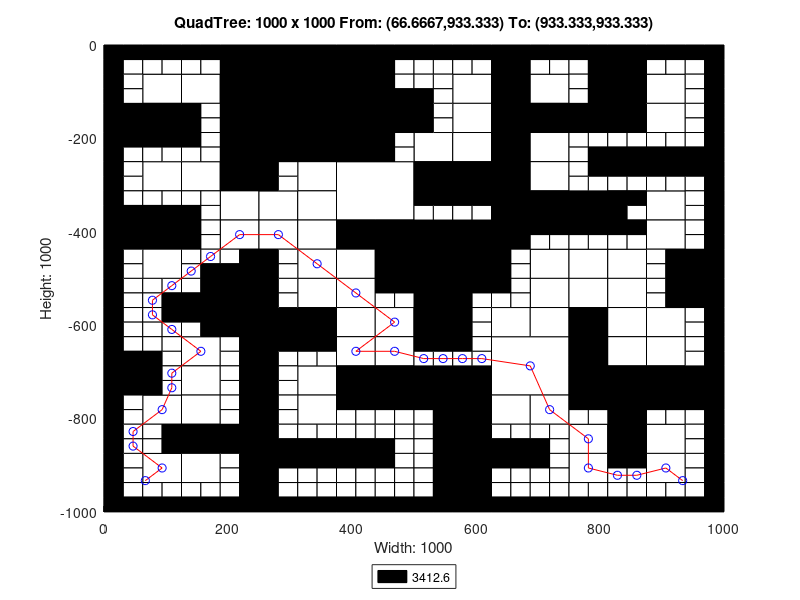

Recreate this plot in MATLAB.
axis([0 1000 -1000 0]);
title('QuadTree: 1000 x 1000 From: (66.6667,933.333) To: (933.333,933.333)');
xlabel('Width: 1000');
ylabel('Height: 1000');
rectangle('Position',[250 -125 125 125], 'FaceColor',[0 0 0]);
rectangle('Position',[250 -250 125 125], 'FaceColor',[0 0 0]);
rectangle('Position',[375 -375 125 125], 'FaceColor',[1 1 1]);
rectangle('Position',[500 -500 125 125], 'FaceColor',[0 0 0]);
rectangle('Position',[625 -750 125 125], 'FaceColor',[1 1 1]);
rectangle('Position',[62.5 -125 62.5 62.5], 'FaceColor',[1 1 1]);
rectangle('Position',[187.5 -62.5 62.5 62.5], 'FaceColor',[0 0 0]);
rectangle('Position',[125 -125 62.5 62.5], 'FaceColor',[1 1 1]);
rectangle('Position',[187.5 -125 62.5 62.5], 'FaceColor',[0 0 0]);
rectangle('Position',[0 -187.5 62.5 62.5], 'FaceColor',[0 0 0]);
rectangle('Position',[62.5 -187.5 62.5 62.5], 'FaceColor',[0 0 0]);
rectangle('Position',[187.5 -187.5 62.5 62.5], 'FaceColor',[0 0 0]);
rectangle('Position',[187.5 -250 62.5 62.5], 'FaceColor',[0 0 0]);
rectangle('Position',[375 -62.5 62.5 62.5], 'FaceColor',[0 0 0]);
rectangle('Position',[375 -125 62.5 62.5], 'FaceColor',[0 0 0]);
rectangle('Position',[375 -187.5 62.5 62.5], 'FaceColor',[0 0 0]);
rectangle('Position',[437.5 -187.5 62.5 62.5], 'FaceColor',[0 0 0]);
rectangle('Position',[375 -250 62.5 62.5], 'FaceColor',[0 0 0]);
rectangle('Position',[62.5 -312.5 62.5 62.5], 'FaceColor',[1 1 1]);
rectangle('Position',[125 -312.5 62.5 62.5], 'FaceColor',[1 1 1]);
rectangle('Position',[187.5 -312.5 62.5 62.5], 'FaceColor',[0 0 0]);
rectangle('Position',[187.5 -375 62.5 62.5], 'FaceColor',[1 1 1]);
rectangle('Position',[0 -437.5 62.5 62.5], 'FaceColor',[0 0 0]);
rectangle('Position',[62.5 -437.5 62.5 62.5], 'FaceColor',[0 0 0]);
rectangle('Position',[62.5 -500 62.5 62.5], 'FaceColor',[1 1 1]);
rectangle('Position',[187.5 -437.5 62.5 62.5], 'FaceColor',[1 1 1]);
rectangle('Position',[312.5 -312.5 62.5 62.5], 'FaceColor',[1 1 1]);
rectangle('Position',[250 -375 62.5 62.5], 'FaceColor',[1 1 1]);
rectangle('Position',[312.5 -375 62.5 62.5], 'FaceColor',[1 1 1]);
rectangle('Position',[250 -437.5 62.5 62.5], 'FaceColor',[1 1 1]);
rectangle('Position',[312.5 -437.5 62.5 62.5], 'FaceColor',[1 1 1]);
rectangle('Position',[312.5 -500 62.5 62.5], 'FaceColor',[1 1 1]);
rectangle('Position',[375 -437.5 62.5 62.5], 'FaceColor',[0 0 0]);
rectangle('Position',[437.5 -437.5 62.5 62.5], 'FaceColor',[0 0 0]);
rectangle('Position',[375 -500 62.5 62.5], 'FaceColor',[1 1 1]);
rectangle('Position',[437.5 -500 62.5 62.5], 'FaceColor',[0 0 0]);
rectangle('Position',[562.5 -125 62.5 62.5], 'FaceColor',[1 1 1]);
rectangle('Position',[625 -62.5 62.5 62.5], 'FaceColor',[0 0 0]);
rectangle('Position',[625 -125 62.5 62.5], 'FaceColor',[0 0 0]);
rectangle('Position',[687.5 -125 62.5 62.5], 'FaceColor',[1 1 1]);
rectangle('Position',[562.5 -187.5 62.5 62.5], 'FaceColor',[1 1 1]);
rectangle('Position',[500 -250 62.5 62.5], 'FaceColor',[1 1 1]);
rectangle('Position',[562.5 -250 62.5 62.5], 'FaceColor',[1 1 1]);
rectangle('Position',[625 -187.5 62.5 62.5], 'FaceColor',[0 0 0]);
rectangle('Position',[687.5 -187.5 62.5 62.5], 'FaceColor',[0 0 0]);
rectangle('Position',[625 -250 62.5 62.5], 'FaceColor',[0 0 0]);
rectangle('Position',[687.5 -250 62.5 62.5], 'FaceColor',[1 1 1]);
rectangle('Position',[812.5 -62.5 62.5 62.5], 'FaceColor',[0 0 0]);
rectangle('Position',[812.5 -125 62.5 62.5], 'FaceColor',[0 0 0]);
rectangle('Position',[875 -125 62.5 62.5], 'FaceColor',[1 1 1]);
rectangle('Position',[750 -187.5 62.5 62.5], 'FaceColor',[0 0 0]);
rectangle('Position',[812.5 -187.5 62.5 62.5], 'FaceColor',[0 0 0]);
rectangle('Position',[875 -187.5 62.5 62.5], 'FaceColor',[1 1 1]);
rectangle('Position',[500 -312.5 62.5 62.5], 'FaceColor',[0 0 0]);
rectangle('Position',[562.5 -312.5 62.5 62.5], 'FaceColor',[0 0 0]);
rectangle('Position',[625 -312.5 62.5 62.5], 'FaceColor',[0 0 0]);
rectangle('Position',[687.5 -312.5 62.5 62.5], 'FaceColor',[1 1 1]);
rectangle('Position',[625 -375 62.5 62.5], 'FaceColor',[0 0 0]);
rectangle('Position',[687.5 -375 62.5 62.5], 'FaceColor',[0 0 0]);
rectangle('Position',[625 -437.5 62.5 62.5], 'FaceColor',[0 0 0]);
rectangle('Position',[687.5 -500 62.5 62.5], 'FaceColor',[1 1 1]);
rectangle('Position',[750 -375 62.5 62.5], 'FaceColor',[0 0 0]);
rectangle('Position',[875 -375 62.5 62.5], 'FaceColor',[1 1 1]);
rectangle('Position',[750 -500 62.5 62.5], 'FaceColor',[1 1 1]);
rectangle('Position',[812.5 -500 62.5 62.5], 'FaceColor',[1 1 1]);
rectangle('Position',[875 -437.5 62.5 62.5], 'FaceColor',[1 1 1]);
rectangle('Position',[937.5 -500 62.5 62.5], 'FaceColor',[0 0 0]);
rectangle('Position',[187.5 -562.5 62.5 62.5], 'FaceColor',[0 0 0]);
rectangle('Position',[187.5 -625 62.5 62.5], 'FaceColor',[0 0 0]);
rectangle('Position',[0 -750 62.5 62.5], 'FaceColor',[0 0 0]);
rectangle('Position',[125 -687.5 62.5 62.5], 'FaceColor',[1 1 1]);
rectangle('Position',[125 -750 62.5 62.5], 'FaceColor',[1 1 1]);
rectangle('Position',[312.5 -562.5 62.5 62.5], 'FaceColor',[1 1 1]);
rectangle('Position',[250 -625 62.5 62.5], 'FaceColor',[0 0 0]);
rectangle('Position',[312.5 -625 62.5 62.5], 'FaceColor',[0 0 0]);
rectangle('Position',[375 -562.5 62.5 62.5], 'FaceColor',[1 1 1]);
rectangle('Position',[375 -625 62.5 62.5], 'FaceColor',[1 1 1]);
rectangle('Position',[437.5 -625 62.5 62.5], 'FaceColor',[1 1 1]);
rectangle('Position',[312.5 -750 62.5 62.5], 'FaceColor',[1 1 1]);
rectangle('Position',[375 -687.5 62.5 62.5], 'FaceColor',[1 1 1]);
rectangle('Position',[437.5 -687.5 62.5 62.5], 'FaceColor',[1 1 1]);
rectangle('Position',[375 -750 62.5 62.5], 'FaceColor',[0 0 0]);
rectangle('Position',[437.5 -750 62.5 62.5], 'FaceColor',[0 0 0]);
rectangle('Position',[62.5 -812.5 62.5 62.5], 'FaceColor',[1 1 1]);
rectangle('Position',[125 -812.5 62.5 62.5], 'FaceColor',[1 1 1]);
rectangle('Position',[125 -875 62.5 62.5], 'FaceColor',[0 0 0]);
rectangle('Position',[187.5 -875 62.5 62.5], 'FaceColor',[0 0 0]);
rectangle('Position',[62.5 -937.5 62.5 62.5], 'FaceColor',[1 1 1]);
rectangle('Position',[125 -937.5 62.5 62.5], 'FaceColor',[1 1 1]);
rectangle('Position',[312.5 -812.5 62.5 62.5], 'FaceColor',[1 1 1]);
rectangle('Position',[500 -562.5 62.5 62.5], 'FaceColor',[0 0 0]);
rectangle('Position',[500 -625 62.5 62.5], 'FaceColor',[0 0 0]);
rectangle('Position',[687.5 -562.5 62.5 62.5], 'FaceColor',[1 1 1]);
rectangle('Position',[625 -625 62.5 62.5], 'FaceColor',[1 1 1]);
rectangle('Position',[687.5 -625 62.5 62.5], 'FaceColor',[1 1 1]);
rectangle('Position',[500 -750 62.5 62.5], 'FaceColor',[0 0 0]);
rectangle('Position',[562.5 -750 62.5 62.5], 'FaceColor',[0 0 0]);
rectangle('Position',[750 -562.5 62.5 62.5], 'FaceColor',[1 1 1]);
rectangle('Position',[812.5 -562.5 62.5 62.5], 'FaceColor',[1 1 1]);
rectangle('Position',[750 -625 62.5 62.5], 'FaceColor',[0 0 0]);
rectangle('Position',[812.5 -625 62.5 62.5], 'FaceColor',[1 1 1]);
rectangle('Position',[937.5 -562.5 62.5 62.5], 'FaceColor',[0 0 0]);
rectangle('Position',[875 -625 62.5 62.5], 'FaceColor',[1 1 1]);
rectangle('Position',[750 -687.5 62.5 62.5], 'FaceColor',[0 0 0]);
rectangle('Position',[812.5 -687.5 62.5 62.5], 'FaceColor',[1 1 1]);
rectangle('Position',[750 -750 62.5 62.5], 'FaceColor',[0 0 0]);
rectangle('Position',[812.5 -750 62.5 62.5], 'FaceColor',[0 0 0]);
rectangle('Position',[875 -687.5 62.5 62.5], 'FaceColor',[1 1 1]);
rectangle('Position',[875 -750 62.5 62.5], 'FaceColor',[0 0 0]);
rectangle('Position',[937.5 -750 62.5 62.5], 'FaceColor',[0 0 0]);
rectangle('Position',[562.5 -812.5 62.5 62.5], 'FaceColor',[0 0 0]);
rectangle('Position',[562.5 -875 62.5 62.5], 'FaceColor',[0 0 0]);
rectangle('Position',[625 -812.5 62.5 62.5], 'FaceColor',[1 1 1]);
rectangle('Position',[687.5 -812.5 62.5 62.5], 'FaceColor',[1 1 1]);
rectangle('Position',[562.5 -937.5 62.5 62.5], 'FaceColor',[0 0 0]);
rectangle('Position',[562.5 -1000 62.5 62.5], 'FaceColor',[0 0 0]);
rectangle('Position',[812.5 -812.5 62.5 62.5], 'FaceColor',[0 0 0]);
rectangle('Position',[750 -875 62.5 62.5], 'FaceColor',[1 1 1]);
rectangle('Position',[812.5 -875 62.5 62.5], 'FaceColor',[0 0 0]);
rectangle('Position',[875 -875 62.5 62.5], 'FaceColor',[1 1 1]);
rectangle('Position',[750 -937.5 62.5 62.5], 'FaceColor',[1 1 1]);
rectangle('Position',[875 -937.5 62.5 62.5], 'FaceColor',[1 1 1]);
rectangle('Position',[0 -31.25 31.25 31.25], 'FaceColor',[0 0 0]);
rectangle('Position',[31.25 -31.25 31.25 31.25], 'FaceColor',[0 0 0]);
rectangle('Position',[0 -62.5 31.25 31.25], 'FaceColor',[0 0 0]);
rectangle('Position',[31.25 -62.5 31.25 31.25], 'FaceColor',[1 1 1]);
rectangle('Position',[62.5 -31.25 31.25 31.25], 'FaceColor',[0 0 0]);
rectangle('Position',[93.75 -31.25 31.25 31.25], 'FaceColor',[0 0 0]);
rectangle('Position',[62.5 -62.5 31.25 31.25], 'FaceColor',[1 1 1]);
rectangle('Position',[93.75 -62.5 31.25 31.25], 'FaceColor',[1 1 1]);
rectangle('Position',[0 -93.75 31.25 31.25], 'FaceColor',[0 0 0]);
rectangle('Position',[31.25 -93.75 31.25 31.25], 'FaceColor',[1 1 1]);
rectangle('Position',[0 -125 31.25 31.25], 'FaceColor',[0 0 0]);
rectangle('Position',[31.25 -125 31.25 31.25], 'FaceColor',[1 1 1]);
rectangle('Position',[125 -31.25 31.25 31.25], 'FaceColor',[0 0 0]);
rectangle('Position',[156.25 -31.25 31.25 31.25], 'FaceColor',[0 0 0]);
rectangle('Position',[125 -62.5 31.25 31.25], 'FaceColor',[1 1 1]);
rectangle('Position',[156.25 -62.5 31.25 31.25], 'FaceColor',[1 1 1]);
rectangle('Position',[0 -218.75 31.25 31.25], 'FaceColor',[0 0 0]);
rectangle('Position',[31.25 -218.75 31.25 31.25], 'FaceColor',[0 0 0]);
rectangle('Position',[0 -250 31.25 31.25], 'FaceColor',[0 0 0]);
rectangle('Position',[31.25 -250 31.25 31.25], 'FaceColor',[1 1 1]);
rectangle('Position',[62.5 -218.75 31.25 31.25], 'FaceColor',[0 0 0]);
rectangle('Position',[93.75 -218.75 31.25 31.25], 'FaceColor',[0 0 0]);
rectangle('Position',[62.5 -250 31.25 31.25], 'FaceColor',[1 1 1]);
rectangle('Position',[93.75 -250 31.25 31.25], 'FaceColor',[1 1 1]);
rectangle('Position',[125 -156.25 31.25 31.25], 'FaceColor',[0 0 0]);
rectangle('Position',[156.25 -156.25 31.25 31.25], 'FaceColor',[1 1 1]);
rectangle('Position',[125 -187.5 31.25 31.25], 'FaceColor',[0 0 0]);
rectangle('Position',[156.25 -187.5 31.25 31.25], 'FaceColor',[1 1 1]);
rectangle('Position',[125 -218.75 31.25 31.25], 'FaceColor',[0 0 0]);
rectangle('Position',[156.25 -218.75 31.25 31.25], 'FaceColor',[1 1 1]);
rectangle('Position',[125 -250 31.25 31.25], 'FaceColor',[1 1 1]);
rectangle('Position',[156.25 -250 31.25 31.25], 'FaceColor',[1 1 1]);
rectangle('Position',[437.5 -31.25 31.25 31.25], 'FaceColor',[0 0 0]);
rectangle('Position',[468.75 -31.25 31.25 31.25], 'FaceColor',[0 0 0]);
rectangle('Position',[437.5 -62.5 31.25 31.25], 'FaceColor',[0 0 0]);
rectangle('Position',[468.75 -62.5 31.25 31.25], 'FaceColor',[1 1 1]);
rectangle('Position',[437.5 -93.75 31.25 31.25], 'FaceColor',[0 0 0]);
rectangle('Position',[468.75 -93.75 31.25 31.25], 'FaceColor',[1 1 1]);
rectangle('Position',[437.5 -125 31.25 31.25], 'FaceColor',[0 0 0]);
rectangle('Position',[468.75 -125 31.25 31.25], 'FaceColor',[0 0 0]);
rectangle('Position',[437.5 -218.75 31.25 31.25], 'FaceColor',[0 0 0]);
rectangle('Position',[468.75 -218.75 31.25 31.25], 'FaceColor',[1 1 1]);
rectangle('Position',[437.5 -250 31.25 31.25], 'FaceColor',[0 0 0]);
rectangle('Position',[468.75 -250 31.25 31.25], 'FaceColor',[1 1 1]);
rectangle('Position',[0 -281.25 31.25 31.25], 'FaceColor',[0 0 0]);
rectangle('Position',[31.25 -281.25 31.25 31.25], 'FaceColor',[1 1 1]);
rectangle('Position',[0 -312.5 31.25 31.25], 'FaceColor',[0 0 0]);
rectangle('Position',[31.25 -312.5 31.25 31.25], 'FaceColor',[1 1 1]);
rectangle('Position',[0 -343.75 31.25 31.25], 'FaceColor',[0 0 0]);
rectangle('Position',[31.25 -343.75 31.25 31.25], 'FaceColor',[1 1 1]);
rectangle('Position',[0 -375 31.25 31.25], 'FaceColor',[0 0 0]);
rectangle('Position',[31.25 -375 31.25 31.25], 'FaceColor',[0 0 0]);
rectangle('Position',[62.5 -343.75 31.25 31.25], 'FaceColor',[1 1 1]);
rectangle('Position',[93.75 -343.75 31.25 31.25], 'FaceColor',[1 1 1]);
rectangle('Position',[62.5 -375 31.25 31.25], 'FaceColor',[0 0 0]);
rectangle('Position',[93.75 -375 31.25 31.25], 'FaceColor',[0 0 0]);
rectangle('Position',[125 -343.75 31.25 31.25], 'FaceColor',[1 1 1]);
rectangle('Position',[156.25 -343.75 31.25 31.25], 'FaceColor',[1 1 1]);
rectangle('Position',[125 -375 31.25 31.25], 'FaceColor',[0 0 0]);
rectangle('Position',[156.25 -375 31.25 31.25], 'FaceColor',[1 1 1]);
rectangle('Position',[0 -468.75 31.25 31.25], 'FaceColor',[0 0 0]);
rectangle('Position',[31.25 -468.75 31.25 31.25], 'FaceColor',[1 1 1]);
rectangle('Position',[0 -500 31.25 31.25], 'FaceColor',[0 0 0]);
rectangle('Position',[31.25 -500 31.25 31.25], 'FaceColor',[1 1 1]);
rectangle('Position',[125 -406.25 31.25 31.25], 'FaceColor',[0 0 0]);
rectangle('Position',[156.25 -406.25 31.25 31.25], 'FaceColor',[1 1 1]);
rectangle('Position',[125 -437.5 31.25 31.25], 'FaceColor',[0 0 0]);
rectangle('Position',[156.25 -437.5 31.25 31.25], 'FaceColor',[1 1 1]);
rectangle('Position',[125 -468.75 31.25 31.25], 'FaceColor',[1 1 1]);
rectangle('Position',[156.25 -468.75 31.25 31.25], 'FaceColor',[1 1 1]);
rectangle('Position',[125 -500 31.25 31.25], 'FaceColor',[1 1 1]);
rectangle('Position',[156.25 -500 31.25 31.25], 'FaceColor',[0 0 0]);
rectangle('Position',[187.5 -468.75 31.25 31.25], 'FaceColor',[1 1 1]);
rectangle('Position',[218.75 -468.75 31.25 31.25], 'FaceColor',[0 0 0]);
rectangle('Position',[187.5 -500 31.25 31.25], 'FaceColor',[0 0 0]);
rectangle('Position',[218.75 -500 31.25 31.25], 'FaceColor',[0 0 0]);
rectangle('Position',[250 -281.25 31.25 31.25], 'FaceColor',[0 0 0]);
rectangle('Position',[281.25 -281.25 31.25 31.25], 'FaceColor',[1 1 1]);
rectangle('Position',[250 -312.5 31.25 31.25], 'FaceColor',[0 0 0]);
rectangle('Position',[281.25 -312.5 31.25 31.25], 'FaceColor',[1 1 1]);
rectangle('Position',[250 -468.75 31.25 31.25], 'FaceColor',[0 0 0]);
rectangle('Position',[281.25 -468.75 31.25 31.25], 'FaceColor',[1 1 1]);
rectangle('Position',[250 -500 31.25 31.25], 'FaceColor',[0 0 0]);
rectangle('Position',[281.25 -500 31.25 31.25], 'FaceColor',[1 1 1]);
rectangle('Position',[500 -31.25 31.25 31.25], 'FaceColor',[0 0 0]);
rectangle('Position',[531.25 -31.25 31.25 31.25], 'FaceColor',[0 0 0]);
rectangle('Position',[500 -62.5 31.25 31.25], 'FaceColor',[1 1 1]);
rectangle('Position',[531.25 -62.5 31.25 31.25], 'FaceColor',[1 1 1]);
rectangle('Position',[562.5 -31.25 31.25 31.25], 'FaceColor',[0 0 0]);
rectangle('Position',[593.75 -31.25 31.25 31.25], 'FaceColor',[0 0 0]);
rectangle('Position',[562.5 -62.5 31.25 31.25], 'FaceColor',[1 1 1]);
rectangle('Position',[593.75 -62.5 31.25 31.25], 'FaceColor',[1 1 1]);
rectangle('Position',[500 -93.75 31.25 31.25], 'FaceColor',[1 1 1]);
rectangle('Position',[531.25 -93.75 31.25 31.25], 'FaceColor',[1 1 1]);
rectangle('Position',[500 -125 31.25 31.25], 'FaceColor',[0 0 0]);
rectangle('Position',[531.25 -125 31.25 31.25], 'FaceColor',[1 1 1]);
rectangle('Position',[687.5 -31.25 31.25 31.25], 'FaceColor',[0 0 0]);
rectangle('Position',[718.75 -31.25 31.25 31.25], 'FaceColor',[0 0 0]);
rectangle('Position',[687.5 -62.5 31.25 31.25], 'FaceColor',[1 1 1]);
rectangle('Position',[718.75 -62.5 31.25 31.25], 'FaceColor',[1 1 1]);
rectangle('Position',[500 -156.25 31.25 31.25], 'FaceColor',[0 0 0]);
rectangle('Position',[531.25 -156.25 31.25 31.25], 'FaceColor',[1 1 1]);
rectangle('Position',[500 -187.5 31.25 31.25], 'FaceColor',[0 0 0]);
rectangle('Position',[531.25 -187.5 31.25 31.25], 'FaceColor',[1 1 1]);
rectangle('Position',[750 -31.25 31.25 31.25], 'FaceColor',[0 0 0]);
rectangle('Position',[781.25 -31.25 31.25 31.25], 'FaceColor',[0 0 0]);
rectangle('Position',[750 -62.5 31.25 31.25], 'FaceColor',[1 1 1]);
rectangle('Position',[781.25 -62.5 31.25 31.25], 'FaceColor',[0 0 0]);
rectangle('Position',[750 -93.75 31.25 31.25], 'FaceColor',[1 1 1]);
rectangle('Position',[781.25 -93.75 31.25 31.25], 'FaceColor',[0 0 0]);
rectangle('Position',[750 -125 31.25 31.25], 'FaceColor',[1 1 1]);
rectangle('Position',[781.25 -125 31.25 31.25], 'FaceColor',[0 0 0]);
rectangle('Position',[875 -31.25 31.25 31.25], 'FaceColor',[0 0 0]);
rectangle('Position',[906.25 -31.25 31.25 31.25], 'FaceColor',[0 0 0]);
rectangle('Position',[875 -62.5 31.25 31.25], 'FaceColor',[1 1 1]);
rectangle('Position',[906.25 -62.5 31.25 31.25], 'FaceColor',[1 1 1]);
rectangle('Position',[937.5 -31.25 31.25 31.25], 'FaceColor',[0 0 0]);
rectangle('Position',[968.75 -31.25 31.25 31.25], 'FaceColor',[0 0 0]);
rectangle('Position',[937.5 -62.5 31.25 31.25], 'FaceColor',[1 1 1]);
rectangle('Position',[968.75 -62.5 31.25 31.25], 'FaceColor',[0 0 0]);
rectangle('Position',[937.5 -93.75 31.25 31.25], 'FaceColor',[1 1 1]);
rectangle('Position',[968.75 -93.75 31.25 31.25], 'FaceColor',[0 0 0]);
rectangle('Position',[937.5 -125 31.25 31.25], 'FaceColor',[1 1 1]);
rectangle('Position',[968.75 -125 31.25 31.25], 'FaceColor',[0 0 0]);
rectangle('Position',[750 -218.75 31.25 31.25], 'FaceColor',[1 1 1]);
rectangle('Position',[781.25 -218.75 31.25 31.25], 'FaceColor',[1 1 1]);
rectangle('Position',[750 -250 31.25 31.25], 'FaceColor',[1 1 1]);
rectangle('Position',[781.25 -250 31.25 31.25], 'FaceColor',[0 0 0]);
rectangle('Position',[812.5 -218.75 31.25 31.25], 'FaceColor',[1 1 1]);
rectangle('Position',[843.75 -218.75 31.25 31.25], 'FaceColor',[1 1 1]);
rectangle('Position',[812.5 -250 31.25 31.25], 'FaceColor',[0 0 0]);
rectangle('Position',[843.75 -250 31.25 31.25], 'FaceColor',[0 0 0]);
rectangle('Position',[937.5 -156.25 31.25 31.25], 'FaceColor',[1 1 1]);
rectangle('Position',[968.75 -156.25 31.25 31.25], 'FaceColor',[0 0 0]);
rectangle('Position',[937.5 -187.5 31.25 31.25], 'FaceColor',[1 1 1]);
rectangle('Position',[968.75 -187.5 31.25 31.25], 'FaceColor',[0 0 0]);
rectangle('Position',[875 -218.75 31.25 31.25], 'FaceColor',[1 1 1]);
rectangle('Position',[906.25 -218.75 31.25 31.25], 'FaceColor',[1 1 1]);
rectangle('Position',[875 -250 31.25 31.25], 'FaceColor',[0 0 0]);
rectangle('Position',[906.25 -250 31.25 31.25], 'FaceColor',[0 0 0]);
rectangle('Position',[937.5 -218.75 31.25 31.25], 'FaceColor',[1 1 1]);
rectangle('Position',[968.75 -218.75 31.25 31.25], 'FaceColor',[0 0 0]);
rectangle('Position',[937.5 -250 31.25 31.25], 'FaceColor',[0 0 0]);
rectangle('Position',[968.75 -250 31.25 31.25], 'FaceColor',[0 0 0]);
rectangle('Position',[500 -343.75 31.25 31.25], 'FaceColor',[0 0 0]);
rectangle('Position',[531.25 -343.75 31.25 31.25], 'FaceColor',[0 0 0]);
rectangle('Position',[500 -375 31.25 31.25], 'FaceColor',[1 1 1]);
rectangle('Position',[531.25 -375 31.25 31.25], 'FaceColor',[1 1 1]);
rectangle('Position',[562.5 -343.75 31.25 31.25], 'FaceColor',[0 0 0]);
rectangle('Position',[593.75 -343.75 31.25 31.25], 'FaceColor',[0 0 0]);
rectangle('Position',[562.5 -375 31.25 31.25], 'FaceColor',[1 1 1]);
rectangle('Position',[593.75 -375 31.25 31.25], 'FaceColor',[1 1 1]);
rectangle('Position',[687.5 -406.25 31.25 31.25], 'FaceColor',[0 0 0]);
rectangle('Position',[718.75 -406.25 31.25 31.25], 'FaceColor',[0 0 0]);
rectangle('Position',[687.5 -437.5 31.25 31.25], 'FaceColor',[1 1 1]);
rectangle('Position',[718.75 -437.5 31.25 31.25], 'FaceColor',[1 1 1]);
rectangle('Position',[625 -468.75 31.25 31.25], 'FaceColor',[0 0 0]);
rectangle('Position',[656.25 -468.75 31.25 31.25], 'FaceColor',[1 1 1]);
rectangle('Position',[625 -500 31.25 31.25], 'FaceColor',[0 0 0]);
rectangle('Position',[656.25 -500 31.25 31.25], 'FaceColor',[1 1 1]);
rectangle('Position',[750 -281.25 31.25 31.25], 'FaceColor',[1 1 1]);
rectangle('Position',[781.25 -281.25 31.25 31.25], 'FaceColor',[0 0 0]);
rectangle('Position',[750 -312.5 31.25 31.25], 'FaceColor',[1 1 1]);
rectangle('Position',[781.25 -312.5 31.25 31.25], 'FaceColor',[1 1 1]);
rectangle('Position',[812.5 -281.25 31.25 31.25], 'FaceColor',[0 0 0]);
rectangle('Position',[843.75 -281.25 31.25 31.25], 'FaceColor',[0 0 0]);
rectangle('Position',[812.5 -312.5 31.25 31.25], 'FaceColor',[1 1 1]);
rectangle('Position',[843.75 -312.5 31.25 31.25], 'FaceColor',[1 1 1]);
rectangle('Position',[812.5 -343.75 31.25 31.25], 'FaceColor',[0 0 0]);
rectangle('Position',[843.75 -343.75 31.25 31.25], 'FaceColor',[0 0 0]);
rectangle('Position',[812.5 -375 31.25 31.25], 'FaceColor',[0 0 0]);
rectangle('Position',[843.75 -375 31.25 31.25], 'FaceColor',[1 1 1]);
rectangle('Position',[875 -281.25 31.25 31.25], 'FaceColor',[0 0 0]);
rectangle('Position',[906.25 -281.25 31.25 31.25], 'FaceColor',[0 0 0]);
rectangle('Position',[875 -312.5 31.25 31.25], 'FaceColor',[1 1 1]);
rectangle('Position',[906.25 -312.5 31.25 31.25], 'FaceColor',[1 1 1]);
rectangle('Position',[937.5 -281.25 31.25 31.25], 'FaceColor',[0 0 0]);
rectangle('Position',[968.75 -281.25 31.25 31.25], 'FaceColor',[0 0 0]);
rectangle('Position',[937.5 -312.5 31.25 31.25], 'FaceColor',[1 1 1]);
rectangle('Position',[968.75 -312.5 31.25 31.25], 'FaceColor',[0 0 0]);
rectangle('Position',[937.5 -343.75 31.25 31.25], 'FaceColor',[1 1 1]);
rectangle('Position',[968.75 -343.75 31.25 31.25], 'FaceColor',[0 0 0]);
rectangle('Position',[937.5 -375 31.25 31.25], 'FaceColor',[1 1 1]);
rectangle('Position',[968.75 -375 31.25 31.25], 'FaceColor',[0 0 0]);
rectangle('Position',[750 -406.25 31.25 31.25], 'FaceColor',[0 0 0]);
rectangle('Position',[781.25 -406.25 31.25 31.25], 'FaceColor',[0 0 0]);
rectangle('Position',[750 -437.5 31.25 31.25], 'FaceColor',[1 1 1]);
rectangle('Position',[781.25 -437.5 31.25 31.25], 'FaceColor',[1 1 1]);
rectangle('Position',[812.5 -406.25 31.25 31.25], 'FaceColor',[0 0 0]);
rectangle('Position',[843.75 -406.25 31.25 31.25], 'FaceColor',[0 0 0]);
rectangle('Position',[812.5 -437.5 31.25 31.25], 'FaceColor',[1 1 1]);
rectangle('Position',[843.75 -437.5 31.25 31.25], 'FaceColor',[1 1 1]);
rectangle('Position',[937.5 -406.25 31.25 31.25], 'FaceColor',[1 1 1]);
rectangle('Position',[968.75 -406.25 31.25 31.25], 'FaceColor',[0 0 0]);
rectangle('Position',[937.5 -437.5 31.25 31.25], 'FaceColor',[1 1 1]);
rectangle('Position',[968.75 -437.5 31.25 31.25], 'FaceColor',[0 0 0]);
rectangle('Position',[875 -468.75 31.25 31.25], 'FaceColor',[1 1 1]);
rectangle('Position',[906.25 -468.75 31.25 31.25], 'FaceColor',[0 0 0]);
rectangle('Position',[875 -500 31.25 31.25], 'FaceColor',[1 1 1]);
rectangle('Position',[906.25 -500 31.25 31.25], 'FaceColor',[0 0 0]);
rectangle('Position',[0 -531.25 31.25 31.25], 'FaceColor',[0 0 0]);
rectangle('Position',[31.25 -531.25 31.25 31.25], 'FaceColor',[1 1 1]);
rectangle('Position',[0 -562.5 31.25 31.25], 'FaceColor',[0 0 0]);
rectangle('Position',[31.25 -562.5 31.25 31.25], 'FaceColor',[1 1 1]);
rectangle('Position',[62.5 -531.25 31.25 31.25], 'FaceColor',[1 1 1]);
rectangle('Position',[93.75 -531.25 31.25 31.25], 'FaceColor',[1 1 1]);
rectangle('Position',[62.5 -562.5 31.25 31.25], 'FaceColor',[1 1 1]);
rectangle('Position',[93.75 -562.5 31.25 31.25], 'FaceColor',[0 0 0]);
rectangle('Position',[0 -593.75 31.25 31.25], 'FaceColor',[0 0 0]);
rectangle('Position',[31.25 -593.75 31.25 31.25], 'FaceColor',[1 1 1]);
rectangle('Position',[0 -625 31.25 31.25], 'FaceColor',[0 0 0]);
rectangle('Position',[31.25 -625 31.25 31.25], 'FaceColor',[1 1 1]);
rectangle('Position',[62.5 -593.75 31.25 31.25], 'FaceColor',[1 1 1]);
rectangle('Position',[93.75 -593.75 31.25 31.25], 'FaceColor',[0 0 0]);
rectangle('Position',[62.5 -625 31.25 31.25], 'FaceColor',[1 1 1]);
rectangle('Position',[93.75 -625 31.25 31.25], 'FaceColor',[1 1 1]);
rectangle('Position',[125 -531.25 31.25 31.25], 'FaceColor',[1 1 1]);
rectangle('Position',[156.25 -531.25 31.25 31.25], 'FaceColor',[0 0 0]);
rectangle('Position',[125 -562.5 31.25 31.25], 'FaceColor',[0 0 0]);
rectangle('Position',[156.25 -562.5 31.25 31.25], 'FaceColor',[0 0 0]);
rectangle('Position',[125 -593.75 31.25 31.25], 'FaceColor',[0 0 0]);
rectangle('Position',[156.25 -593.75 31.25 31.25], 'FaceColor',[0 0 0]);
rectangle('Position',[125 -625 31.25 31.25], 'FaceColor',[1 1 1]);
rectangle('Position',[156.25 -625 31.25 31.25], 'FaceColor',[0 0 0]);
rectangle('Position',[0 -656.25 31.25 31.25], 'FaceColor',[0 0 0]);
rectangle('Position',[31.25 -656.25 31.25 31.25], 'FaceColor',[1 1 1]);
rectangle('Position',[0 -687.5 31.25 31.25], 'FaceColor',[0 0 0]);
rectangle('Position',[31.25 -687.5 31.25 31.25], 'FaceColor',[0 0 0]);
rectangle('Position',[62.5 -656.25 31.25 31.25], 'FaceColor',[1 1 1]);
rectangle('Position',[93.75 -656.25 31.25 31.25], 'FaceColor',[1 1 1]);
rectangle('Position',[62.5 -687.5 31.25 31.25], 'FaceColor',[0 0 0]);
rectangle('Position',[93.75 -687.5 31.25 31.25], 'FaceColor',[1 1 1]);
rectangle('Position',[62.5 -718.75 31.25 31.25], 'FaceColor',[0 0 0]);
rectangle('Position',[93.75 -718.75 31.25 31.25], 'FaceColor',[1 1 1]);
rectangle('Position',[62.5 -750 31.25 31.25], 'FaceColor',[0 0 0]);
rectangle('Position',[93.75 -750 31.25 31.25], 'FaceColor',[1 1 1]);
rectangle('Position',[187.5 -656.25 31.25 31.25], 'FaceColor',[1 1 1]);
rectangle('Position',[218.75 -656.25 31.25 31.25], 'FaceColor',[0 0 0]);
rectangle('Position',[187.5 -687.5 31.25 31.25], 'FaceColor',[1 1 1]);
rectangle('Position',[218.75 -687.5 31.25 31.25], 'FaceColor',[0 0 0]);
rectangle('Position',[187.5 -718.75 31.25 31.25], 'FaceColor',[1 1 1]);
rectangle('Position',[218.75 -718.75 31.25 31.25], 'FaceColor',[0 0 0]);
rectangle('Position',[187.5 -750 31.25 31.25], 'FaceColor',[1 1 1]);
rectangle('Position',[218.75 -750 31.25 31.25], 'FaceColor',[0 0 0]);
rectangle('Position',[250 -531.25 31.25 31.25], 'FaceColor',[0 0 0]);
rectangle('Position',[281.25 -531.25 31.25 31.25], 'FaceColor',[1 1 1]);
rectangle('Position',[250 -562.5 31.25 31.25], 'FaceColor',[0 0 0]);
rectangle('Position',[281.25 -562.5 31.25 31.25], 'FaceColor',[1 1 1]);
rectangle('Position',[437.5 -531.25 31.25 31.25], 'FaceColor',[0 0 0]);
rectangle('Position',[468.75 -531.25 31.25 31.25], 'FaceColor',[0 0 0]);
rectangle('Position',[437.5 -562.5 31.25 31.25], 'FaceColor',[1 1 1]);
rectangle('Position',[468.75 -562.5 31.25 31.25], 'FaceColor',[1 1 1]);
rectangle('Position',[250 -656.25 31.25 31.25], 'FaceColor',[0 0 0]);
rectangle('Position',[281.25 -656.25 31.25 31.25], 'FaceColor',[0 0 0]);
rectangle('Position',[250 -687.5 31.25 31.25], 'FaceColor',[0 0 0]);
rectangle('Position',[281.25 -687.5 31.25 31.25], 'FaceColor',[1 1 1]);
rectangle('Position',[312.5 -656.25 31.25 31.25], 'FaceColor',[0 0 0]);
rectangle('Position',[343.75 -656.25 31.25 31.25], 'FaceColor',[0 0 0]);
rectangle('Position',[312.5 -687.5 31.25 31.25], 'FaceColor',[1 1 1]);
rectangle('Position',[343.75 -687.5 31.25 31.25], 'FaceColor',[1 1 1]);
rectangle('Position',[250 -718.75 31.25 31.25], 'FaceColor',[0 0 0]);
rectangle('Position',[281.25 -718.75 31.25 31.25], 'FaceColor',[1 1 1]);
rectangle('Position',[250 -750 31.25 31.25], 'FaceColor',[0 0 0]);
rectangle('Position',[281.25 -750 31.25 31.25], 'FaceColor',[1 1 1]);
rectangle('Position',[0 -781.25 31.25 31.25], 'FaceColor',[0 0 0]);
rectangle('Position',[31.25 -781.25 31.25 31.25], 'FaceColor',[1 1 1]);
rectangle('Position',[0 -812.5 31.25 31.25], 'FaceColor',[0 0 0]);
rectangle('Position',[31.25 -812.5 31.25 31.25], 'FaceColor',[1 1 1]);
rectangle('Position',[0 -843.75 31.25 31.25], 'FaceColor',[0 0 0]);
rectangle('Position',[31.25 -843.75 31.25 31.25], 'FaceColor',[1 1 1]);
rectangle('Position',[0 -875 31.25 31.25], 'FaceColor',[0 0 0]);
rectangle('Position',[31.25 -875 31.25 31.25], 'FaceColor',[1 1 1]);
rectangle('Position',[62.5 -843.75 31.25 31.25], 'FaceColor',[1 1 1]);
rectangle('Position',[93.75 -843.75 31.25 31.25], 'FaceColor',[0 0 0]);
rectangle('Position',[62.5 -875 31.25 31.25], 'FaceColor',[1 1 1]);
rectangle('Position',[93.75 -875 31.25 31.25], 'FaceColor',[0 0 0]);
rectangle('Position',[187.5 -781.25 31.25 31.25], 'FaceColor',[1 1 1]);
rectangle('Position',[218.75 -781.25 31.25 31.25], 'FaceColor',[0 0 0]);
rectangle('Position',[187.5 -812.5 31.25 31.25], 'FaceColor',[1 1 1]);
rectangle('Position',[218.75 -812.5 31.25 31.25], 'FaceColor',[0 0 0]);
rectangle('Position',[0 -906.25 31.25 31.25], 'FaceColor',[0 0 0]);
rectangle('Position',[31.25 -906.25 31.25 31.25], 'FaceColor',[1 1 1]);
rectangle('Position',[0 -937.5 31.25 31.25], 'FaceColor',[0 0 0]);
rectangle('Position',[31.25 -937.5 31.25 31.25], 'FaceColor',[1 1 1]);
rectangle('Position',[0 -968.75 31.25 31.25], 'FaceColor',[0 0 0]);
rectangle('Position',[31.25 -968.75 31.25 31.25], 'FaceColor',[1 1 1]);
rectangle('Position',[0 -1000 31.25 31.25], 'FaceColor',[0 0 0]);
rectangle('Position',[31.25 -1000 31.25 31.25], 'FaceColor',[0 0 0]);
rectangle('Position',[62.5 -968.75 31.25 31.25], 'FaceColor',[1 1 1]);
rectangle('Position',[93.75 -968.75 31.25 31.25], 'FaceColor',[1 1 1]);
rectangle('Position',[62.5 -1000 31.25 31.25], 'FaceColor',[0 0 0]);
rectangle('Position',[93.75 -1000 31.25 31.25], 'FaceColor',[0 0 0]);
rectangle('Position',[187.5 -906.25 31.25 31.25], 'FaceColor',[1 1 1]);
rectangle('Position',[218.75 -906.25 31.25 31.25], 'FaceColor',[0 0 0]);
rectangle('Position',[187.5 -937.5 31.25 31.25], 'FaceColor',[1 1 1]);
rectangle('Position',[218.75 -937.5 31.25 31.25], 'FaceColor',[0 0 0]);
rectangle('Position',[125 -968.75 31.25 31.25], 'FaceColor',[1 1 1]);
rectangle('Position',[156.25 -968.75 31.25 31.25], 'FaceColor',[1 1 1]);
rectangle('Position',[125 -1000 31.25 31.25], 'FaceColor',[0 0 0]);
rectangle('Position',[156.25 -1000 31.25 31.25], 'FaceColor',[0 0 0]);
rectangle('Position',[187.5 -968.75 31.25 31.25], 'FaceColor',[1 1 1]);
rectangle('Position',[218.75 -968.75 31.25 31.25], 'FaceColor',[0 0 0]);
rectangle('Position',[187.5 -1000 31.25 31.25], 'FaceColor',[0 0 0]);
rectangle('Position',[218.75 -1000 31.25 31.25], 'FaceColor',[0 0 0]);
rectangle('Position',[250 -781.25 31.25 31.25], 'FaceColor',[0 0 0]);
rectangle('Position',[281.25 -781.25 31.25 31.25], 'FaceColor',[1 1 1]);
rectangle('Position',[250 -812.5 31.25 31.25], 'FaceColor',[0 0 0]);
rectangle('Position',[281.25 -812.5 31.25 31.25], 'FaceColor',[1 1 1]);
rectangle('Position',[250 -843.75 31.25 31.25], 'FaceColor',[0 0 0]);
rectangle('Position',[281.25 -843.75 31.25 31.25], 'FaceColor',[1 1 1]);
rectangle('Position',[250 -875 31.25 31.25], 'FaceColor',[0 0 0]);
rectangle('Position',[281.25 -875 31.25 31.25], 'FaceColor',[0 0 0]);
rectangle('Position',[312.5 -843.75 31.25 31.25], 'FaceColor',[1 1 1]);
rectangle('Position',[343.75 -843.75 31.25 31.25], 'FaceColor',[1 1 1]);
rectangle('Position',[312.5 -875 31.25 31.25], 'FaceColor',[0 0 0]);
rectangle('Position',[343.75 -875 31.25 31.25], 'FaceColor',[0 0 0]);
rectangle('Position',[375 -781.25 31.25 31.25], 'FaceColor',[0 0 0]);
rectangle('Position',[406.25 -781.25 31.25 31.25], 'FaceColor',[0 0 0]);
rectangle('Position',[375 -812.5 31.25 31.25], 'FaceColor',[1 1 1]);
rectangle('Position',[406.25 -812.5 31.25 31.25], 'FaceColor',[1 1 1]);
rectangle('Position',[437.5 -781.25 31.25 31.25], 'FaceColor',[0 0 0]);
rectangle('Position',[468.75 -781.25 31.25 31.25], 'FaceColor',[0 0 0]);
rectangle('Position',[437.5 -812.5 31.25 31.25], 'FaceColor',[1 1 1]);
rectangle('Position',[468.75 -812.5 31.25 31.25], 'FaceColor',[1 1 1]);
rectangle('Position',[375 -843.75 31.25 31.25], 'FaceColor',[1 1 1]);
rectangle('Position',[406.25 -843.75 31.25 31.25], 'FaceColor',[1 1 1]);
rectangle('Position',[375 -875 31.25 31.25], 'FaceColor',[0 0 0]);
rectangle('Position',[406.25 -875 31.25 31.25], 'FaceColor',[0 0 0]);
rectangle('Position',[437.5 -843.75 31.25 31.25], 'FaceColor',[1 1 1]);
rectangle('Position',[468.75 -843.75 31.25 31.25], 'FaceColor',[1 1 1]);
rectangle('Position',[437.5 -875 31.25 31.25], 'FaceColor',[0 0 0]);
rectangle('Position',[468.75 -875 31.25 31.25], 'FaceColor',[1 1 1]);
rectangle('Position',[250 -906.25 31.25 31.25], 'FaceColor',[0 0 0]);
rectangle('Position',[281.25 -906.25 31.25 31.25], 'FaceColor',[0 0 0]);
rectangle('Position',[250 -937.5 31.25 31.25], 'FaceColor',[0 0 0]);
rectangle('Position',[281.25 -937.5 31.25 31.25], 'FaceColor',[1 1 1]);
rectangle('Position',[312.5 -906.25 31.25 31.25], 'FaceColor',[0 0 0]);
rectangle('Position',[343.75 -906.25 31.25 31.25], 'FaceColor',[0 0 0]);
rectangle('Position',[312.5 -937.5 31.25 31.25], 'FaceColor',[1 1 1]);
rectangle('Position',[343.75 -937.5 31.25 31.25], 'FaceColor',[1 1 1]);
rectangle('Position',[250 -968.75 31.25 31.25], 'FaceColor',[0 0 0]);
rectangle('Position',[281.25 -968.75 31.25 31.25], 'FaceColor',[1 1 1]);
rectangle('Position',[250 -1000 31.25 31.25], 'FaceColor',[0 0 0]);
rectangle('Position',[281.25 -1000 31.25 31.25], 'FaceColor',[0 0 0]);
rectangle('Position',[312.5 -968.75 31.25 31.25], 'FaceColor',[1 1 1]);
rectangle('Position',[343.75 -968.75 31.25 31.25], 'FaceColor',[1 1 1]);
rectangle('Position',[312.5 -1000 31.25 31.25], 'FaceColor',[0 0 0]);
rectangle('Position',[343.75 -1000 31.25 31.25], 'FaceColor',[0 0 0]);
rectangle('Position',[375 -906.25 31.25 31.25], 'FaceColor',[0 0 0]);
rectangle('Position',[406.25 -906.25 31.25 31.25], 'FaceColor',[0 0 0]);
rectangle('Position',[375 -937.5 31.25 31.25], 'FaceColor',[1 1 1]);
rectangle('Position',[406.25 -937.5 31.25 31.25], 'FaceColor',[1 1 1]);
rectangle('Position',[437.5 -906.25 31.25 31.25], 'FaceColor',[0 0 0]);
rectangle('Position',[468.75 -906.25 31.25 31.25], 'FaceColor',[1 1 1]);
rectangle('Position',[437.5 -937.5 31.25 31.25], 'FaceColor',[1 1 1]);
rectangle('Position',[468.75 -937.5 31.25 31.25], 'FaceColor',[1 1 1]);
rectangle('Position',[375 -968.75 31.25 31.25], 'FaceColor',[1 1 1]);
rectangle('Position',[406.25 -968.75 31.25 31.25], 'FaceColor',[1 1 1]);
rectangle('Position',[375 -1000 31.25 31.25], 'FaceColor',[0 0 0]);
rectangle('Position',[406.25 -1000 31.25 31.25], 'FaceColor',[0 0 0]);
rectangle('Position',[437.5 -968.75 31.25 31.25], 'FaceColor',[1 1 1]);
rectangle('Position',[468.75 -968.75 31.25 31.25], 'FaceColor',[1 1 1]);
rectangle('Position',[437.5 -1000 31.25 31.25], 'FaceColor',[0 0 0]);
rectangle('Position',[468.75 -1000 31.25 31.25], 'FaceColor',[0 0 0]);
rectangle('Position',[562.5 -531.25 31.25 31.25], 'FaceColor',[0 0 0]);
rectangle('Position',[593.75 -531.25 31.25 31.25], 'FaceColor',[0 0 0]);
rectangle('Position',[562.5 -562.5 31.25 31.25], 'FaceColor',[0 0 0]);
rectangle('Position',[593.75 -562.5 31.25 31.25], 'FaceColor',[1 1 1]);
rectangle('Position',[562.5 -593.75 31.25 31.25], 'FaceColor',[0 0 0]);
rectangle('Position',[593.75 -593.75 31.25 31.25], 'FaceColor',[1 1 1]);
rectangle('Position',[562.5 -625 31.25 31.25], 'FaceColor',[0 0 0]);
rectangle('Position',[593.75 -625 31.25 31.25], 'FaceColor',[1 1 1]);
rectangle('Position',[625 -531.25 31.25 31.25], 'FaceColor',[0 0 0]);
rectangle('Position',[656.25 -531.25 31.25 31.25], 'FaceColor',[1 1 1]);
rectangle('Position',[625 -562.5 31.25 31.25], 'FaceColor',[1 1 1]);
rectangle('Position',[656.25 -562.5 31.25 31.25], 'FaceColor',[1 1 1]);
rectangle('Position',[500 -656.25 31.25 31.25], 'FaceColor',[0 0 0]);
rectangle('Position',[531.25 -656.25 31.25 31.25], 'FaceColor',[0 0 0]);
rectangle('Position',[500 -687.5 31.25 31.25], 'FaceColor',[1 1 1]);
rectangle('Position',[531.25 -687.5 31.25 31.25], 'FaceColor',[1 1 1]);
rectangle('Position',[562.5 -656.25 31.25 31.25], 'FaceColor',[0 0 0]);
rectangle('Position',[593.75 -656.25 31.25 31.25], 'FaceColor',[1 1 1]);
rectangle('Position',[562.5 -687.5 31.25 31.25], 'FaceColor',[1 1 1]);
rectangle('Position',[593.75 -687.5 31.25 31.25], 'FaceColor',[1 1 1]);
rectangle('Position',[875 -531.25 31.25 31.25], 'FaceColor',[1 1 1]);
rectangle('Position',[906.25 -531.25 31.25 31.25], 'FaceColor',[0 0 0]);
rectangle('Position',[875 -562.5 31.25 31.25], 'FaceColor',[1 1 1]);
rectangle('Position',[906.25 -562.5 31.25 31.25], 'FaceColor',[0 0 0]);
rectangle('Position',[937.5 -593.75 31.25 31.25], 'FaceColor',[1 1 1]);
rectangle('Position',[968.75 -593.75 31.25 31.25], 'FaceColor',[0 0 0]);
rectangle('Position',[937.5 -625 31.25 31.25], 'FaceColor',[1 1 1]);
rectangle('Position',[968.75 -625 31.25 31.25], 'FaceColor',[0 0 0]);
rectangle('Position',[937.5 -656.25 31.25 31.25], 'FaceColor',[1 1 1]);
rectangle('Position',[968.75 -656.25 31.25 31.25], 'FaceColor',[0 0 0]);
rectangle('Position',[937.5 -687.5 31.25 31.25], 'FaceColor',[1 1 1]);
rectangle('Position',[968.75 -687.5 31.25 31.25], 'FaceColor',[0 0 0]);
rectangle('Position',[500 -781.25 31.25 31.25], 'FaceColor',[0 0 0]);
rectangle('Position',[531.25 -781.25 31.25 31.25], 'FaceColor',[0 0 0]);
rectangle('Position',[500 -812.5 31.25 31.25], 'FaceColor',[1 1 1]);
rectangle('Position',[531.25 -812.5 31.25 31.25], 'FaceColor',[0 0 0]);
rectangle('Position',[500 -843.75 31.25 31.25], 'FaceColor',[1 1 1]);
rectangle('Position',[531.25 -843.75 31.25 31.25], 'FaceColor',[0 0 0]);
rectangle('Position',[500 -875 31.25 31.25], 'FaceColor',[1 1 1]);
rectangle('Position',[531.25 -875 31.25 31.25], 'FaceColor',[0 0 0]);
rectangle('Position',[625 -843.75 31.25 31.25], 'FaceColor',[1 1 1]);
rectangle('Position',[656.25 -843.75 31.25 31.25], 'FaceColor',[1 1 1]);
rectangle('Position',[625 -875 31.25 31.25], 'FaceColor',[0 0 0]);
rectangle('Position',[656.25 -875 31.25 31.25], 'FaceColor',[0 0 0]);
rectangle('Position',[687.5 -843.75 31.25 31.25], 'FaceColor',[1 1 1]);
rectangle('Position',[718.75 -843.75 31.25 31.25], 'FaceColor',[1 1 1]);
rectangle('Position',[687.5 -875 31.25 31.25], 'FaceColor',[0 0 0]);
rectangle('Position',[718.75 -875 31.25 31.25], 'FaceColor',[1 1 1]);
rectangle('Position',[500 -906.25 31.25 31.25], 'FaceColor',[1 1 1]);
rectangle('Position',[531.25 -906.25 31.25 31.25], 'FaceColor',[0 0 0]);
rectangle('Position',[500 -937.5 31.25 31.25], 'FaceColor',[1 1 1]);
rectangle('Position',[531.25 -937.5 31.25 31.25], 'FaceColor',[0 0 0]);
rectangle('Position',[500 -968.75 31.25 31.25], 'FaceColor',[1 1 1]);
rectangle('Position',[531.25 -968.75 31.25 31.25], 'FaceColor',[0 0 0]);
rectangle('Position',[500 -1000 31.25 31.25], 'FaceColor',[0 0 0]);
rectangle('Position',[531.25 -1000 31.25 31.25], 'FaceColor',[0 0 0]);
rectangle('Position',[625 -906.25 31.25 31.25], 'FaceColor',[0 0 0]);
rectangle('Position',[656.25 -906.25 31.25 31.25], 'FaceColor',[0 0 0]);
rectangle('Position',[625 -937.5 31.25 31.25], 'FaceColor',[1 1 1]);
rectangle('Position',[656.25 -937.5 31.25 31.25], 'FaceColor',[1 1 1]);
rectangle('Position',[687.5 -906.25 31.25 31.25], 'FaceColor',[0 0 0]);
rectangle('Position',[718.75 -906.25 31.25 31.25], 'FaceColor',[1 1 1]);
rectangle('Position',[687.5 -937.5 31.25 31.25], 'FaceColor',[1 1 1]);
rectangle('Position',[718.75 -937.5 31.25 31.25], 'FaceColor',[1 1 1]);
rectangle('Position',[625 -968.75 31.25 31.25], 'FaceColor',[1 1 1]);
rectangle('Position',[656.25 -968.75 31.25 31.25], 'FaceColor',[1 1 1]);
rectangle('Position',[625 -1000 31.25 31.25], 'FaceColor',[0 0 0]);
rectangle('Position',[656.25 -1000 31.25 31.25], 'FaceColor',[0 0 0]);
rectangle('Position',[687.5 -968.75 31.25 31.25], 'FaceColor',[1 1 1]);
rectangle('Position',[718.75 -968.75 31.25 31.25], 'FaceColor',[1 1 1]);
rectangle('Position',[687.5 -1000 31.25 31.25], 'FaceColor',[0 0 0]);
rectangle('Position',[718.75 -1000 31.25 31.25], 'FaceColor',[0 0 0]);
rectangle('Position',[750 -781.25 31.25 31.25], 'FaceColor',[0 0 0]);
rectangle('Position',[781.25 -781.25 31.25 31.25], 'FaceColor',[0 0 0]);
rectangle('Position',[750 -812.5 31.25 31.25], 'FaceColor',[1 1 1]);
rectangle('Position',[781.25 -812.5 31.25 31.25], 'FaceColor',[1 1 1]);
rectangle('Position',[875 -781.25 31.25 31.25], 'FaceColor',[0 0 0]);
rectangle('Position',[906.25 -781.25 31.25 31.25], 'FaceColor',[0 0 0]);
rectangle('Position',[875 -812.5 31.25 31.25], 'FaceColor',[1 1 1]);
rectangle('Position',[906.25 -812.5 31.25 31.25], 'FaceColor',[1 1 1]);
rectangle('Position',[937.5 -781.25 31.25 31.25], 'FaceColor',[0 0 0]);
rectangle('Position',[968.75 -781.25 31.25 31.25], 'FaceColor',[0 0 0]);
rectangle('Position',[937.5 -812.5 31.25 31.25], 'FaceColor',[1 1 1]);
rectangle('Position',[968.75 -812.5 31.25 31.25], 'FaceColor',[0 0 0]);
rectangle('Position',[937.5 -843.75 31.25 31.25], 'FaceColor',[1 1 1]);
rectangle('Position',[968.75 -843.75 31.25 31.25], 'FaceColor',[0 0 0]);
rectangle('Position',[937.5 -875 31.25 31.25], 'FaceColor',[1 1 1]);
rectangle('Position',[968.75 -875 31.25 31.25], 'FaceColor',[0 0 0]);
rectangle('Position',[812.5 -906.25 31.25 31.25], 'FaceColor',[0 0 0]);
rectangle('Position',[843.75 -906.25 31.25 31.25], 'FaceColor',[0 0 0]);
rectangle('Position',[812.5 -937.5 31.25 31.25], 'FaceColor',[1 1 1]);
rectangle('Position',[843.75 -937.5 31.25 31.25], 'FaceColor',[1 1 1]);
rectangle('Position',[750 -968.75 31.25 31.25], 'FaceColor',[1 1 1]);
rectangle('Position',[781.25 -968.75 31.25 31.25], 'FaceColor',[1 1 1]);
rectangle('Position',[750 -1000 31.25 31.25], 'FaceColor',[0 0 0]);
rectangle('Position',[781.25 -1000 31.25 31.25], 'FaceColor',[0 0 0]);
rectangle('Position',[812.5 -968.75 31.25 31.25], 'FaceColor',[1 1 1]);
rectangle('Position',[843.75 -968.75 31.25 31.25], 'FaceColor',[1 1 1]);
rectangle('Position',[812.5 -1000 31.25 31.25], 'FaceColor',[0 0 0]);
rectangle('Position',[843.75 -1000 31.25 31.25], 'FaceColor',[0 0 0]);
rectangle('Position',[937.5 -906.25 31.25 31.25], 'FaceColor',[1 1 1]);
rectangle('Position',[968.75 -906.25 31.25 31.25], 'FaceColor',[0 0 0]);
rectangle('Position',[937.5 -937.5 31.25 31.25], 'FaceColor',[1 1 1]);
rectangle('Position',[968.75 -937.5 31.25 31.25], 'FaceColor',[0 0 0]);
rectangle('Position',[875 -968.75 31.25 31.25], 'FaceColor',[1 1 1]);
rectangle('Position',[906.25 -968.75 31.25 31.25], 'FaceColor',[1 1 1]);
rectangle('Position',[875 -1000 31.25 31.25], 'FaceColor',[0 0 0]);
rectangle('Position',[906.25 -1000 31.25 31.25], 'FaceColor',[0 0 0]);
rectangle('Position',[937.5 -968.75 31.25 31.25], 'FaceColor',[1 1 1]);
rectangle('Position',[968.75 -968.75 31.25 31.25], 'FaceColor',[0 0 0]);
rectangle('Position',[937.5 -1000 31.25 31.25], 'FaceColor',[0 0 0]);
rectangle('Position',[968.75 -1000 31.25 31.25], 'FaceColor',[0 0 0]);
X=[933.333,906.25,859.375,828.125,781.25,781.25,718.75,687.5,609.375,578.125,546.875,515.625,468.75,406.25,468.75,406.25,343.75,281.25,218.75,171.875,140.625,109.375,78.125,78.125,109.375,156.25,109.375,109.375,93.75,46.875,46.875,93.75,66.6667];
Y=[-933.333,-906.25,-921.875,-921.875,-906.25,-843.75,-781.25,-687.5,-671.875,-671.875,-671.875,-671.875,-656.25,-656.25,-593.75,-531.25,-468.75,-406.25,-406.25,-453.125,-484.375,-515.625,-546.875,-578.125,-609.375,-656.25,-703.125,-734.375,-781.25,-828.125,-859.375,-906.25,-933.333];
hold on;
plot(X,Y,'r');
plot(X,Y,'bo');
legend('3412.6','Location','southoutside');
